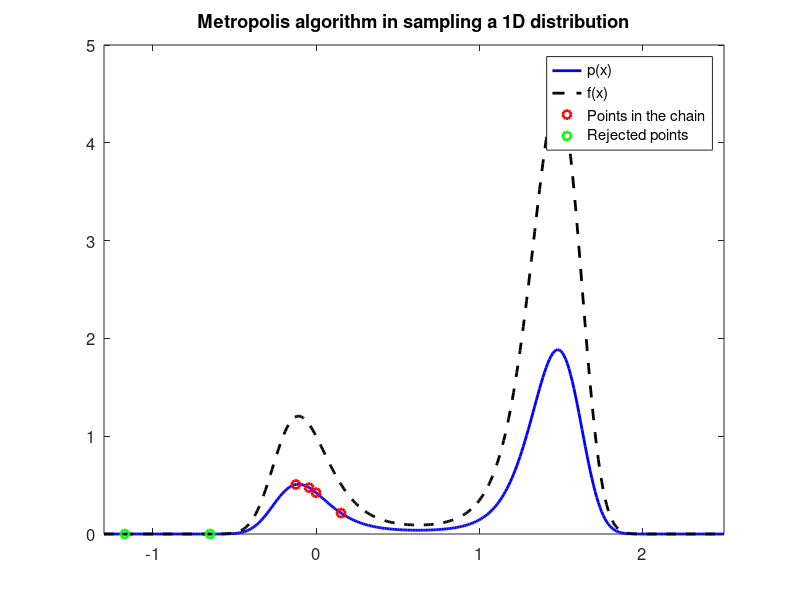
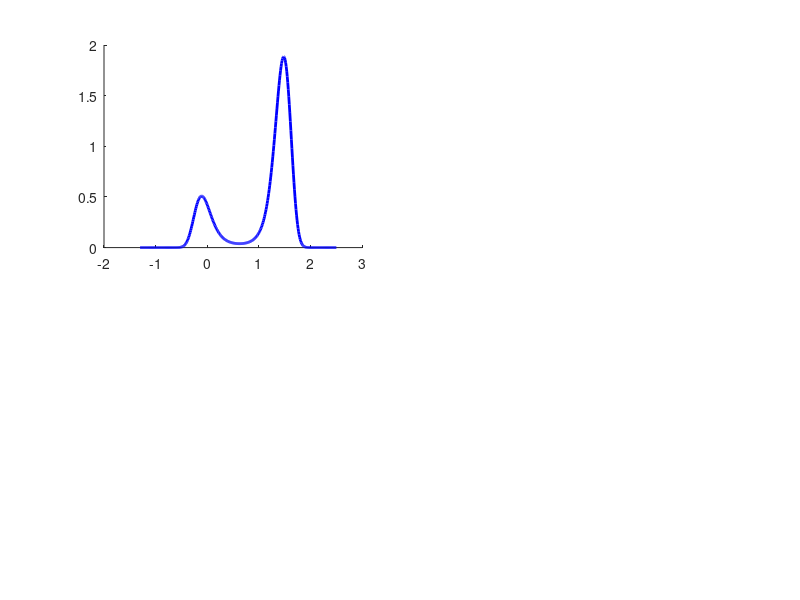

Source code (MATLAB) for these figures, in order: (Note: this script raises an error after producing the figures.)
% Chapter 9
% Using MCMC (Metropolis algorithm) to sample a one-dimensional target 
% distribution

%%%%%%%% below is just plotting the figure with five points
x = -1.3:0.01:2.5; % range of the variable
f = exp(-3.2*x-11.2*x.^2+21.33*x.^3-8*x.^4); % function f that is proportional to the unknown probability p
p = f/trapz(x,f); % probability p
x_accept = [0,-0.1242,0.1530,-0.0432];
x_reject = [-1.1722,-0.6503];
p_accept = exp(-3.2*x_accept-11.2*x_accept.^2+21.33*x_accept.^3-8*x_accept.^4)/trapz(x,f);
p_reject = exp(-3.2*x_reject-11.2*x_reject.^2+21.33*x_reject.^3-8*x_reject.^4)/trapz(x,f);
figure
hold on
plot(x,p,'b','linewidth',2)
plot(x,f,'--k','linewidth',2)
plot(x_accept,p_accept,'ro','linewidth',2)
plot(x_reject,p_reject,'go','linewidth',2)
box on
set(gca,'fontsize',12)
xlim([x(1),x(end)])
legend('p(x)','f(x)','Points in the chain','Rejected points')
title('Metropolis algorithm in sampling a 1D distribution')
%%%%%%%%
% The actual MCMC start from here
rng(1) % fix the random number seed
K = 100000; % total number of samples
sample = zeros(1,K);
f0 = exp(-3.2*sample(1)-11.2*sample(1)^2+21.33*sample(1)^3-8*sample(1)^4); % evaluation at the initial point
for i = 2:K % MCMC
    sample(i) = sample(i-1) + randn;
    f1 = exp(-3.2*sample(i)-11.2*sample(i)^2+21.33*sample(i)^3-8*sample(i)^4); % evaluation
    rd = rand; % a uniform distributed random number
    if rd < f1/f0 % accept or reject
        f0 = f1;
    else
        sample(i) = sample(i-1);
    end
end
% plotting the PDF based on the constructed Markov chain
figure
for i = 1:4
    if i == 1
        K = 100;
    elseif i == 2
        K = 1000;
    elseif i == 3
        K = 10000;
    else
        K = 100000;
    end
    subplot(2,2,i)
    hold on
    plot(x,p,'b','linewidth',2)
    histogram(sample(1:K),30, 'Normalization','pdf');
    box on
    set(gca,'fontsize',16)
    xlim([x(1),x(end)])
    title(['N = ',num2str(K)]);
    if i == 1
        legend('Target','Reconstruction')
    end
end
 